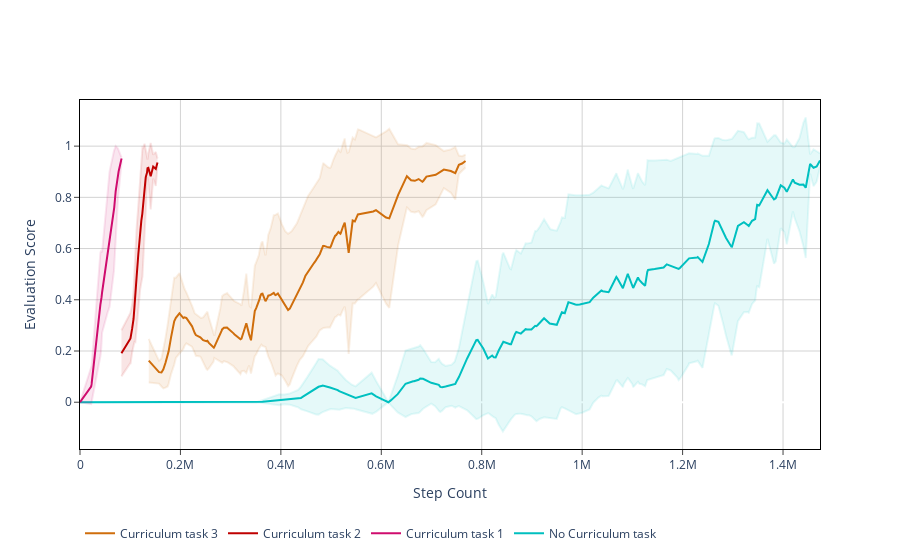

The cell this chart's notebook holds for it:
### Markdown cell above
### Successful runs visualized

### Code cell
vis.plot_trajectories(
    [dqn_stats_nocurr_good, dqn_stats_curr_good],
    time_domain='steps',
    show_std=True,
)

### Figure 1 — Plotly figure (JSON) as saved in the notebook; plotly's stock layout.template omitted (floating-point values rounded to 4 significant figures; data arrays with more than 128 entries replaced by an {"elided": "..."} marker saying what was removed)
{"data": [{"line": {"color": "#00bfbf"}, "mode": "lines", "name": "No Curriculum task", "type": "scatter", "x": {"elided": "253 int values"}, "y": {"elided": "253 float values"}}, {"line": {"color": "rgba(0, 191, 191, 0.1)"}, "mode": "lines", "showlegend": false, "type": "scatter", "x": {"elided": "253 int values"}, "y": {"elided": "253 float values"}}, {"fill": "tonexty", "fillcolor": "rgba(0, 191, 191, 0.1)", "line": {"color": "rgba(0, 191, 191, 0.1)"}, "mode": "lines", "showlegend": false, "type": "scatter", "x": {"elided": "253 int values"}, "y": {"elided": "253 float values"}}, {"line": {"color": "#cf0c6e"}, "mode": "lines", "name": "Curriculum task 1", "type": "scatter", "x": [0, 22018, 22086, 22178, 22932, 23142, 23145, 40581, 41678, 41780, 41958, 42936, 43973, 55782, 56141, 56646, 57450, 58346, 58933, 67616, 67639, 68153, 71026, 75640, 76903, 82073, 82951], "y": [0, 0.0603, 0.06075, 0.06126, 0.06864, 0.0714, 0.07145, 0.3811, 0.3913, 0.3931, 0.3965, 0.4101, 0.4285, 0.5952, 0.6022, 0.6095, 0.6231, 0.6336, 0.6367, 0.7466, 0.747, 0.7599, 0.8237, 0.8924, 0.9014, 0.9456, 0.9514]}, {"line": {"color": "rgba(207, 12, 110, 0.1)"}, "mode": "lines", "showlegend": false, "type": "scatter", "x": [0, 22018, 22086, 22178, 22932, 23142, 23145, 40581, 41678, 41780, 41958, 42936, 43973, 55782, 56141, 56646, 57450, 58346, 58933, 67616, 67639, 68153, 71026, 75640, 76903, 82073, 82951], "y": [0, 0.1279, 0.1288, 0.1298, 0.1392, 0.1421, 0.1421, 0.5826, 0.5923, 0.5924, 0.5929, 0.5877, 0.586, 0.8347, 0.8479, 0.8606, 0.8816, 0.8983, 0.901, 0.9807, 0.981, 0.9855, 1.0, 0.9904, 0.9849, 0.9581, 0.9612]}, {"fill": "tonexty", "fillcolor": "rgba(207, 12, 110, 0.1)", "line": {"color": "rgba(207, 12, 110, 0.1)"}, "mode": "lines", "showlegend": false, "type": "scatter", "x": [0, 22018, 22086, 22178, 22932, 23142, 23145, 40581, 41678, 41780, 41958, 42936, 43973, 55782, 56141, 56646, 57450, 58346, 58933, 67616, 67639, 68153, 71026, 75640, 76903, 82073, 82951], "y": [0, -0.007327, -0.00726, -0.007266, -0.001938, 0.0007185, 0.0007729, 0.1796, 0.1902, 0.1938, 0.2, 0.2325, 0.2709, 0.3558, 0.3565, 0.3584, 0.3646, 0.369, 0.3724, 0.5125, 0.513, 0.5343, 0.6472, 0.7944, 0.818, 0.9331, 0.9417]}, {"line": {"color": "#bf0000"}, "mode": "lines", "name": "Curriculum task 2", "type": "scatter", "x": [82512, 99879, 100498, 103911, 105356, 106638, 108367, 110174, 112029, 112213, 112940, 116145, 116477, 118428, 118835, 119574, 119680, 119850, 122086, 124076, 124314, 124395, 125490, 127292, 128277, 128490, 130924, 131418, 133501, 134442, 136138, 140761, 145771, 150914, 154327], "y": [0.191, 0.2473, 0.2492, 0.2882, 0.3069, 0.3251, 0.3701, 0.4103, 0.4706, 0.4742, 0.4947, 0.5777, 0.5861, 0.6273, 0.6359, 0.6522, 0.6557, 0.661, 0.7083, 0.7358, 0.742, 0.7438, 0.7642, 0.8183, 0.844, 0.8494, 0.8787, 0.8828, 0.8967, 0.9139, 0.9153, 0.8824, 0.92, 0.911, 0.9358]}, {"line": {"color": "rgba(191, 0, 0, 0.1)"}, "mode": "lines", "showlegend": false, "type": "scatter", "x": [82512, 99879, 100498, 103911, 105356, 106638, 108367, 110174, 112029, 112213, 112940, 116145, 116477, 118428, 118835, 119574, 119680, 119850, 122086, 124076, 124314, 124395, 125490, 127292, 128277, 128490, 130924, 131418, 133501, 134442, 136138, 140761, 145771, 150914, 154327], "y": [0.281, 0.3427, 0.3491, 0.3814, 0.405, 0.4296, 0.5051, 0.5862, 0.6675, 0.6695, 0.6847, 0.7666, 0.777, 0.8281, 0.841, 0.8661, 0.8718, 0.8807, 0.9506, 0.9917, 0.994, 0.9943, 0.993, 1.004, 1.008, 1.009, 0.9847, 0.978, 0.9539, 0.9472, 0.9722, 1.012, 0.9667, 0.9773, 0.9518]}, {"fill": "tonexty", "fillcolor": "rgba(191, 0, 0, 0.1)", "line": {"color": "rgba(191, 0, 0, 0.1)"}, "mode": "lines", "showlegend": false, "type": "scatter", "x": [82512, 99879, 100498, 103911, 105356, 106638, 108367, 110174, 112029, 112213, 112940, 116145, 116477, 118428, 118835, 119574, 119680, 119850, 122086, 124076, 124314, 124395, 125490, 127292, 128277, 128490, 130924, 131418, 133501, 134442, 136138, 140761, 145771, 150914, 154327], "y": [0.1011, 0.1518, 0.1492, 0.1951, 0.2088, 0.2206, 0.2352, 0.2344, 0.2738, 0.279, 0.3046, 0.3888, 0.3952, 0.4265, 0.4308, 0.4383, 0.4395, 0.4412, 0.4661, 0.4799, 0.49, 0.4933, 0.5355, 0.633, 0.6801, 0.6895, 0.7727, 0.7875, 0.8394, 0.8805, 0.8584, 0.7526, 0.8734, 0.8446, 0.9198]}, {"line": {"color": "#cf6e0c"}, "mode": "lines", "name": "Curriculum task 3", "type": "scatter", "x": {"elided": "132 int values"}, "y": {"elided": "132 float values"}}, {"line": {"color": "rgba(207, 110, 12, 0.1)"}, "mode": "lines", "showlegend": false, "type": "scatter", "x": {"elided": "132 int values"}, "y": {"elided": "132 float values"}}, {"fill": "tonexty", "fillcolor": "rgba(207, 110, 12, 0.1)", "line": {"color": "rgba(207, 110, 12, 0.1)"}, "mode": "lines", "showlegend": false, "type": "scatter", "x": {"elided": "132 int values"}, "y": {"elided": "132 float values"}}], "layout": {"font": {"size": 12}, "legend": {"orientation": "h", "x": 0, "xanchor": "left", "y": -0.2, "yanchor": "top"}, "plot_bgcolor": "white", "title": {"x": 0.5}, "xaxis": {"gridcolor": "lightgrey", "linecolor": "black", "mirror": true, "showline": true, "ticks": "outside", "title": {"text": "Step Count"}}, "yaxis": {"gridcolor": "lightgrey", "linecolor": "black", "mirror": true, "showline": true, "ticks": "outside", "title": {"text": "Evaluation Score"}}}}
